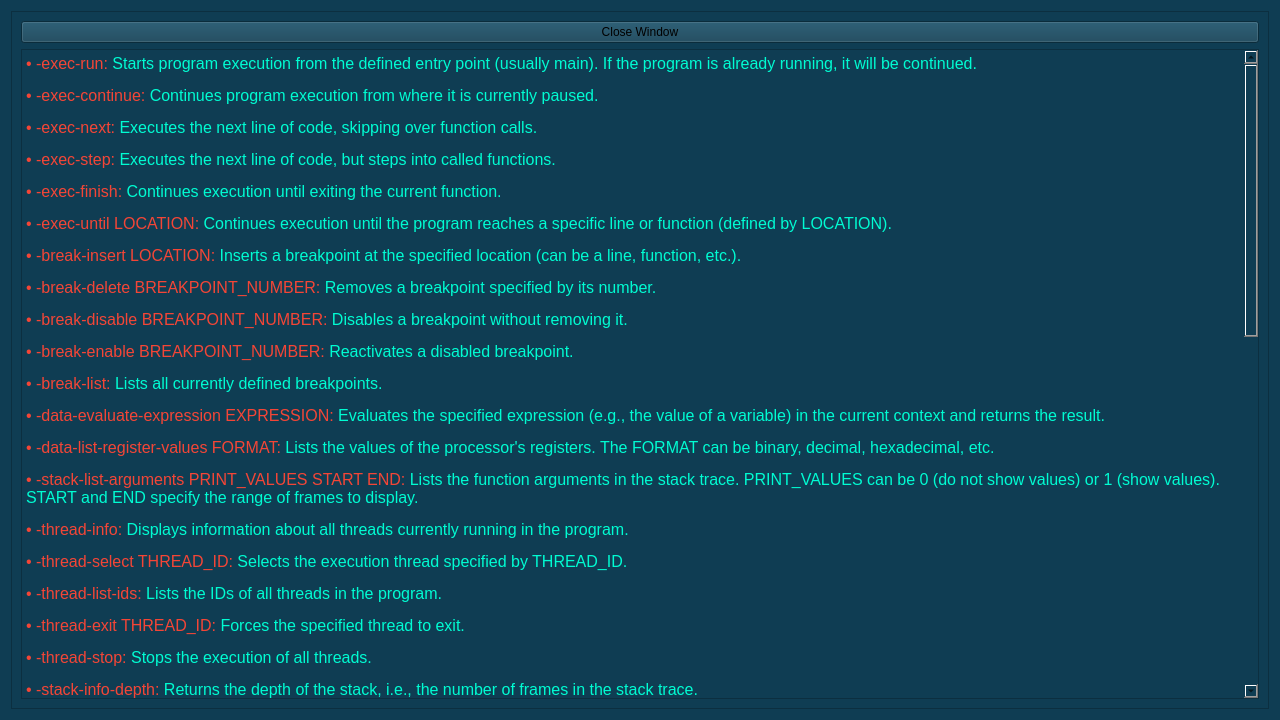
<?xml version="1.0" encoding="UTF-8"?>
<ui version="4.0">
 <class>Form</class>
 <widget class="QWidget" name="Form">
  <property name="geometry">
   <rect>
    <x>0</x>
    <y>0</y>
    <width>1280</width>
    <height>720</height>
   </rect>
  </property>
  <property name="windowTitle">
   <string>Form</string>
  </property>
  <property name="styleSheet">
   <string notr="true">QWidget {
	background-color:rgb(15, 61, 83);
}</string>
  </property>
  <layout class="QVBoxLayout" name="verticalLayout">
   <item>
    <widget class="QScrollArea" name="scrollArea">
     <property name="widgetResizable">
      <bool>true</bool>
     </property>
     <widget class="QWidget" name="scrollAreaWidgetContents">
      <property name="geometry">
       <rect>
        <x>0</x>
        <y>0</y>
        <width>1260</width>
        <height>700</height>
       </rect>
      </property>
      <layout class="QVBoxLayout" name="verticalLayout_2">
       <item>
        <widget class="QPushButton" name="closeButton">
         <property name="text">
          <string>Close Window</string>
         </property>
        </widget>
       </item>
       <item>
        <widget class="QTextBrowser" name="textBrowser">
         <property name="html">
          <string>&lt;!DOCTYPE HTML PUBLIC &quot;-//W3C//DTD HTML 4.0//EN&quot; &quot;http://www.w3.org/TR/REC-html40/strict.dtd&quot;&gt;
&lt;html&gt;&lt;head&gt;&lt;meta name=&quot;qrichtext&quot; content=&quot;1&quot; /&gt;&lt;meta charset=&quot;utf-8&quot; /&gt;&lt;style type=&quot;text/css&quot;&gt;
p, li { white-space: pre-wrap; }
hr { height: 1px; border-width: 0; }
li.unchecked::marker { content: &quot;\2610&quot;; }
li.checked::marker { content: &quot;\2612&quot;; }
&lt;/style&gt;&lt;/head&gt;&lt;body style=&quot; font-family:'Segoe UI'; font-size:9pt; font-weight:400; font-style:normal;&quot;&gt;
&lt;p style=&quot; margin-top:0px; margin-bottom:0px; margin-left:0px; margin-right:0px; -qt-block-indent:0; text-indent:0px;&quot;&gt;&lt;span style=&quot; font-size:12pt; color:#f44536;&quot;&gt;• -exec-run:&lt;/span&gt;&lt;span style=&quot; font-size:12pt; color:#00fcd2;&quot;&gt; Starts program execution from the defined entry point (usually main). If the program is already running, it will be continued.&lt;br /&gt;&lt;/span&gt;&lt;/p&gt;
&lt;p style=&quot; margin-top:0px; margin-bottom:0px; margin-left:0px; margin-right:0px; -qt-block-indent:0; text-indent:0px;&quot;&gt;&lt;span style=&quot; font-size:12pt; color:#f44536;&quot;&gt;• -exec-continue:&lt;/span&gt;&lt;span style=&quot; font-size:12pt; color:#00fcd2;&quot;&gt; Continues program execution from where it is currently paused.&lt;br /&gt;&lt;/span&gt;&lt;/p&gt;
&lt;p style=&quot; margin-top:0px; margin-bottom:0px; margin-left:0px; margin-right:0px; -qt-block-indent:0; text-indent:0px;&quot;&gt;&lt;span style=&quot; font-size:12pt; color:#f44536;&quot;&gt;• -exec-next:&lt;/span&gt;&lt;span style=&quot; font-size:12pt; color:#00fcd2;&quot;&gt; Executes the next line of code, skipping over function calls.&lt;br /&gt;&lt;/span&gt;&lt;/p&gt;
&lt;p style=&quot; margin-top:0px; margin-bottom:0px; margin-left:0px; margin-right:0px; -qt-block-indent:0; text-indent:0px;&quot;&gt;&lt;span style=&quot; font-size:12pt; color:#f44536;&quot;&gt;• -exec-step:&lt;/span&gt;&lt;span style=&quot; font-size:12pt; color:#00fcd2;&quot;&gt; Executes the next line of code, but steps into called functions.&lt;br /&gt;&lt;/span&gt;&lt;/p&gt;
&lt;p style=&quot; margin-top:0px; margin-bottom:0px; margin-left:0px; margin-right:0px; -qt-block-indent:0; text-indent:0px;&quot;&gt;&lt;span style=&quot; font-size:12pt; color:#f44536;&quot;&gt;• -exec-finish:&lt;/span&gt;&lt;span style=&quot; font-size:12pt; color:#00fcd2;&quot;&gt; Continues execution until exiting the current function.&lt;br /&gt;&lt;/span&gt;&lt;/p&gt;
&lt;p style=&quot; margin-top:0px; margin-bottom:0px; margin-left:0px; margin-right:0px; -qt-block-indent:0; text-indent:0px;&quot;&gt;&lt;span style=&quot; font-size:12pt; color:#f44536;&quot;&gt;• -exec-until LOCATION:&lt;/span&gt;&lt;span style=&quot; font-size:12pt; color:#00fcd2;&quot;&gt; Continues execution until the program reaches a specific line or function (defined by LOCATION).&lt;br /&gt;&lt;/span&gt;&lt;/p&gt;
&lt;p style=&quot; margin-top:0px; margin-bottom:0px; margin-left:0px; margin-right:0px; -qt-block-indent:0; text-indent:0px;&quot;&gt;&lt;span style=&quot; font-size:12pt; color:#f44536;&quot;&gt;• -break-insert LOCATION:&lt;/span&gt;&lt;span style=&quot; font-size:12pt; color:#00fcd2;&quot;&gt; Inserts a breakpoint at the specified location (can be a line, function, etc.).&lt;br /&gt;&lt;/span&gt;&lt;/p&gt;
&lt;p style=&quot; margin-top:0px; margin-bottom:0px; margin-left:0px; margin-right:0px; -qt-block-indent:0; text-indent:0px;&quot;&gt;&lt;span style=&quot; font-size:12pt; color:#f44536;&quot;&gt;• -break-delete BREAKPOINT_NUMBER:&lt;/span&gt;&lt;span style=&quot; font-size:12pt; color:#00fcd2;&quot;&gt; Removes a breakpoint specified by its number.&lt;br /&gt;&lt;/span&gt;&lt;/p&gt;
&lt;p style=&quot; margin-top:0px; margin-bottom:0px; margin-left:0px; margin-right:0px; -qt-block-indent:0; text-indent:0px;&quot;&gt;&lt;span style=&quot; font-size:12pt; color:#f44536;&quot;&gt;• -break-disable BREAKPOINT_NUMBER:&lt;/span&gt;&lt;span style=&quot; font-size:12pt; color:#00fcd2;&quot;&gt; Disables a breakpoint without removing it.&lt;br /&gt;&lt;/span&gt;&lt;/p&gt;
&lt;p style=&quot; margin-top:0px; margin-bottom:0px; margin-left:0px; margin-right:0px; -qt-block-indent:0; text-indent:0px;&quot;&gt;&lt;span style=&quot; font-size:12pt; color:#f44536;&quot;&gt;• -break-enable BREAKPOINT_NUMBER:&lt;/span&gt;&lt;span style=&quot; font-size:12pt; color:#00fcd2;&quot;&gt; Reactivates a disabled breakpoint.&lt;br /&gt;&lt;/span&gt;&lt;/p&gt;
&lt;p style=&quot; margin-top:0px; margin-bottom:0px; margin-left:0px; margin-right:0px; -qt-block-indent:0; text-indent:0px;&quot;&gt;&lt;span style=&quot; font-size:12pt; color:#f44536;&quot;&gt;• -break-list:&lt;/span&gt;&lt;span style=&quot; font-size:12pt; color:#00fcd2;&quot;&gt; Lists all currently defined breakpoints.&lt;br /&gt;&lt;/span&gt;&lt;/p&gt;
&lt;p style=&quot; margin-top:0px; margin-bottom:0px; margin-left:0px; margin-right:0px; -qt-block-indent:0; text-indent:0px;&quot;&gt;&lt;span style=&quot; font-size:12pt; color:#f44536;&quot;&gt;• -data-evaluate-expression EXPRESSION:&lt;/span&gt;&lt;span style=&quot; font-size:12pt; color:#00fcd2;&quot;&gt; Evaluates the specified expression (e.g., the value of a variable) in the current context and returns the result.&lt;br /&gt;&lt;/span&gt;&lt;/p&gt;
&lt;p style=&quot; margin-top:0px; margin-bottom:0px; margin-left:0px; margin-right:0px; -qt-block-indent:0; text-indent:0px;&quot;&gt;&lt;span style=&quot; font-size:12pt; color:#f44536;&quot;&gt;• -data-list-register-values FORMAT:&lt;/span&gt;&lt;span style=&quot; font-size:12pt; color:#00fcd2;&quot;&gt; Lists the values of the processor's registers. The FORMAT can be binary, decimal, hexadecimal, etc.&lt;br /&gt;&lt;/span&gt;&lt;/p&gt;
&lt;p style=&quot; margin-top:0px; margin-bottom:0px; margin-left:0px; margin-right:0px; -qt-block-indent:0; text-indent:0px;&quot;&gt;&lt;span style=&quot; font-size:12pt; color:#f44536;&quot;&gt;• -stack-list-arguments PRINT_VALUES START END:&lt;/span&gt;&lt;span style=&quot; font-size:12pt; color:#00fcd2;&quot;&gt; Lists the function arguments in the stack trace. PRINT_VALUES can be 0 (do not show values) or 1 (show values). START and END specify the range of frames to display.&lt;br /&gt;&lt;/span&gt;&lt;/p&gt;
&lt;p style=&quot; margin-top:0px; margin-bottom:0px; margin-left:0px; margin-right:0px; -qt-block-indent:0; text-indent:0px;&quot;&gt;&lt;span style=&quot; font-size:12pt; color:#f44536;&quot;&gt;• -thread-info:&lt;/span&gt;&lt;span style=&quot; font-size:12pt; color:#00fcd2;&quot;&gt; Displays information about all threads currently running in the program.&lt;br /&gt;&lt;/span&gt;&lt;/p&gt;
&lt;p style=&quot; margin-top:0px; margin-bottom:0px; margin-left:0px; margin-right:0px; -qt-block-indent:0; text-indent:0px;&quot;&gt;&lt;span style=&quot; font-size:12pt; color:#f44536;&quot;&gt;• -thread-select THREAD_ID:&lt;/span&gt;&lt;span style=&quot; font-size:12pt; color:#00fcd2;&quot;&gt; Selects the execution thread specified by THREAD_ID.&lt;br /&gt;&lt;/span&gt;&lt;/p&gt;
&lt;p style=&quot; margin-top:0px; margin-bottom:0px; margin-left:0px; margin-right:0px; -qt-block-indent:0; text-indent:0px;&quot;&gt;&lt;span style=&quot; font-size:12pt; color:#f44536;&quot;&gt;• -thread-list-ids:&lt;/span&gt;&lt;span style=&quot; font-size:12pt; color:#00fcd2;&quot;&gt; Lists the IDs of all threads in the program.&lt;br /&gt;&lt;/span&gt;&lt;/p&gt;
&lt;p style=&quot; margin-top:0px; margin-bottom:0px; margin-left:0px; margin-right:0px; -qt-block-indent:0; text-indent:0px;&quot;&gt;&lt;span style=&quot; font-size:12pt; color:#f44536;&quot;&gt;• -thread-exit THREAD_ID:&lt;/span&gt;&lt;span style=&quot; font-size:12pt; color:#00fcd2;&quot;&gt; Forces the specified thread to exit.&lt;br /&gt;&lt;/span&gt;&lt;/p&gt;
&lt;p style=&quot; margin-top:0px; margin-bottom:0px; margin-left:0px; margin-right:0px; -qt-block-indent:0; text-indent:0px;&quot;&gt;&lt;span style=&quot; font-size:12pt; color:#f44536;&quot;&gt;• -thread-stop:&lt;/span&gt;&lt;span style=&quot; font-size:12pt; color:#00fcd2;&quot;&gt; Stops the execution of all threads.&lt;br /&gt;&lt;/span&gt;&lt;/p&gt;
&lt;p style=&quot; margin-top:0px; margin-bottom:0px; margin-left:0px; margin-right:0px; -qt-block-indent:0; text-indent:0px;&quot;&gt;&lt;span style=&quot; font-size:12pt; color:#f44536;&quot;&gt;• -stack-info-depth:&lt;/span&gt;&lt;span style=&quot; font-size:12pt; color:#00fcd2;&quot;&gt; Returns the depth of the stack, i.e., the number of frames in the stack trace.&lt;br /&gt;&lt;/span&gt;&lt;/p&gt;
&lt;p style=&quot; margin-top:0px; margin-bottom:0px; margin-left:0px; margin-right:0px; -qt-block-indent:0; text-indent:0px;&quot;&gt;&lt;span style=&quot; font-size:12pt; color:#f44536;&quot;&gt;• -stack-list-frames:&lt;/span&gt;&lt;span style=&quot; font-size:12pt; color:#00fcd2;&quot;&gt; Lists all frames (functions and call locations) in the current stack.&lt;br /&gt;&lt;/span&gt;&lt;/p&gt;
&lt;p style=&quot; margin-top:0px; margin-bottom:0px; margin-left:0px; margin-right:0px; -qt-block-indent:0; text-indent:0px;&quot;&gt;&lt;span style=&quot; font-size:12pt; color:#f44536;&quot;&gt;• -stack-select-frame FRAME_NUMBER: &lt;/span&gt;&lt;span style=&quot; font-size:12pt; color:#00fcd2;&quot;&gt;Selects a specific frame in the stack, allowing inspection of that frame's state.&lt;br /&gt;&lt;/span&gt;&lt;/p&gt;
&lt;p style=&quot; margin-top:0px; margin-bottom:0px; margin-left:0px; margin-right:0px; -qt-block-indent:0; text-indent:0px;&quot;&gt;&lt;span style=&quot; font-size:12pt; color:#f44536;&quot;&gt;• -data-read-memory START_ADDR FORMAT WORD_SIZE NUM_WORDS:&lt;/span&gt;&lt;span style=&quot; font-size:12pt; color:#00fcd2;&quot;&gt; Reads memory content from a specific address. FORMAT defines the output format (hexadecimal, decimal, etc.), and WORD_SIZE defines the size of the words to be read.&lt;br /&gt;&lt;/span&gt;&lt;/p&gt;
&lt;p style=&quot; margin-top:0px; margin-bottom:0px; margin-left:0px; margin-right:0px; -qt-block-indent:0; text-indent:0px;&quot;&gt;&lt;span style=&quot; font-size:12pt; color:#f44536;&quot;&gt;• -data-write-memory START_ADDR VALUE FORMAT:&lt;/span&gt;&lt;span style=&quot; font-size:12pt; color:#00fcd2;&quot;&gt; Writes a value to memory at a specific address.&lt;br /&gt;&lt;/span&gt;&lt;/p&gt;
&lt;p style=&quot; margin-top:0px; margin-bottom:0px; margin-left:0px; margin-right:0px; -qt-block-indent:0; text-indent:0px;&quot;&gt;&lt;span style=&quot; font-size:12pt; color:#f44536;&quot;&gt;• -exec-interrupt:&lt;/span&gt;&lt;span style=&quot; font-size:12pt; color:#00fcd2;&quot;&gt; Interrupts the program's execution (equivalent to Ctrl+C in the GDB terminal).&lt;br /&gt;&lt;/span&gt;&lt;/p&gt;
&lt;p style=&quot; margin-top:0px; margin-bottom:0px; margin-left:0px; margin-right:0px; -qt-block-indent:0; text-indent:0px;&quot;&gt;&lt;span style=&quot; font-size:12pt; color:#f44536;&quot;&gt;• -exec-kill:&lt;/span&gt;&lt;span style=&quot; font-size:12pt; color:#00fcd2;&quot;&gt; Immediately terminates the debugged process.&lt;br /&gt;&lt;/span&gt;&lt;/p&gt;
&lt;p style=&quot; margin-top:0px; margin-bottom:0px; margin-left:0px; margin-right:0px; -qt-block-indent:0; text-indent:0px;&quot;&gt;&lt;span style=&quot; font-size:12pt; color:#f44536;&quot;&gt;• -break-watch EXPRESSION:&lt;/span&gt;&lt;span style=&quot; font-size:12pt; color:#00fcd2;&quot;&gt; Inserts a watchpoint, a conditional &lt;/span&gt;&lt;/p&gt;
&lt;p style=&quot; margin-top:0px; margin-bottom:0px; margin-left:0px; margin-right:0px; -qt-block-indent:0; text-indent:0px;&quot;&gt;&lt;span style=&quot; font-size:12pt; color:#00fcd2;&quot;&gt;breakpoint triggered when the value of the specified expression changes.&lt;br /&gt;&lt;/span&gt;&lt;/p&gt;
&lt;p style=&quot; margin-top:0px; margin-bottom:0px; margin-left:0px; margin-right:0px; -qt-block-indent:0; text-indent:0px;&quot;&gt;&lt;span style=&quot; font-size:12pt; color:#f44536;&quot;&gt;• -break-watch-access EXPRESSION:&lt;/span&gt;&lt;span style=&quot; font-size:12pt; color:#00fcd2;&quot;&gt; Inserts a watchpoint triggered when the expression is accessed (read or written).&lt;br /&gt;&lt;/span&gt;&lt;/p&gt;
&lt;p style=&quot; margin-top:0px; margin-bottom:0px; margin-left:0px; margin-right:0px; -qt-block-indent:0; text-indent:0px;&quot;&gt;&lt;span style=&quot; font-size:12pt; color:#f44536;&quot;&gt;• -break-watch-delete WATCHPOINT_NUMBER:&lt;/span&gt;&lt;span style=&quot; font-size:12pt; color:#00fcd2;&quot;&gt; Removes a specified watchpoint.&lt;br /&gt;&lt;/span&gt;&lt;/p&gt;
&lt;p style=&quot; margin-top:0px; margin-bottom:0px; margin-left:0px; margin-right:0px; -qt-block-indent:0; text-indent:0px;&quot;&gt;&lt;span style=&quot; font-size:12pt; color:#f44536;&quot;&gt;• -break-condition BREAKPOINT_NUMBER EXPRESSION:&lt;/span&gt;&lt;span style=&quot; font-size:12pt; color:#00fcd2;&quot;&gt; Defines a condition for a breakpoint. The breakpoint will only be triggered if the EXPRESSION evaluates to true.&lt;br /&gt;&lt;/span&gt;&lt;/p&gt;
&lt;p style=&quot; margin-top:0px; margin-bottom:0px; margin-left:0px; margin-right:0px; -qt-block-indent:0; text-indent:0px;&quot;&gt;&lt;span style=&quot; font-size:12pt; color:#f44536;&quot;&gt;• -file-exec-and-symbols FILENAME:&lt;/span&gt;&lt;span style=&quot; font-size:12pt; color:#00fcd2;&quot;&gt; Loads the executable file and its debug symbols.&lt;br /&gt;&lt;/span&gt;&lt;/p&gt;
&lt;p style=&quot; margin-top:0px; margin-bottom:0px; margin-left:0px; margin-right:0px; -qt-block-indent:0; text-indent:0px;&quot;&gt;&lt;span style=&quot; font-size:12pt; color:#f44536;&quot;&gt;• -file-symbol-file FILENAME:&lt;/span&gt;&lt;span style=&quot; font-size:12pt; color:#00fcd2;&quot;&gt; Loads only the debug symbols from a specific file.&lt;br /&gt;&lt;/span&gt;&lt;/p&gt;
&lt;p style=&quot; margin-top:0px; margin-bottom:0px; margin-left:0px; margin-right:0px; -qt-block-indent:0; text-indent:0px;&quot;&gt;&lt;span style=&quot; font-size:12pt; color:#f44536;&quot;&gt;• -var-create NAME FRAME EXPR:&lt;/span&gt;&lt;span style=&quot; font-size:12pt; color:#00fcd2;&quot;&gt; Creates a new watched variable based on the specified expression (EXPR) and returns an identifier.&lt;br /&gt;&lt;/span&gt;&lt;/p&gt;
&lt;p style=&quot; margin-top:0px; margin-bottom:0px; margin-left:0px; margin-right:0px; -qt-block-indent:0; text-indent:0px;&quot;&gt;&lt;span style=&quot; font-size:12pt; color:#f44536;&quot;&gt;• -var-delete NAME:&lt;/span&gt;&lt;span style=&quot; font-size:12pt; color:#00fcd2;&quot;&gt; Removes a watched variable specified by NAME.&lt;br /&gt;&lt;/span&gt;&lt;/p&gt;
&lt;p style=&quot; margin-top:0px; margin-bottom:0px; margin-left:0px; margin-right:0px; -qt-block-indent:0; text-indent:0px;&quot;&gt;&lt;span style=&quot; font-size:12pt; color:#f44536;&quot;&gt;• -var-evaluate-expression NAME:&lt;/span&gt;&lt;span style=&quot; font-size:12pt; color:#00fcd2;&quot;&gt; Evaluates the expression of a watched variable and returns the value.&lt;br /&gt;&lt;/span&gt;&lt;/p&gt;
&lt;p style=&quot; margin-top:0px; margin-bottom:0px; margin-left:0px; margin-right:0px; -qt-block-indent:0; text-indent:0px;&quot;&gt;&lt;span style=&quot; font-size:12pt; color:#f44536;&quot;&gt;• -var-list-children NAME:&lt;/span&gt;&lt;span style=&quot; font-size:12pt; color:#00fcd2;&quot;&gt; Lists the children (sub-variables) of a watched variable (useful for complex structures like arrays or structs).&lt;br /&gt;&lt;/span&gt;&lt;/p&gt;
&lt;p style=&quot; margin-top:0px; margin-bottom:0px; margin-left:0px; margin-right:0px; -qt-block-indent:0; text-indent:0px;&quot;&gt;&lt;span style=&quot; font-size:12pt; color:#f44536;&quot;&gt;• -inferior-info:&lt;/span&gt;&lt;span style=&quot; font-size:12pt; color:#00fcd2;&quot;&gt; Displays information about the processes (inferiors) that GDB is controlling. This is useful when debugging programs with multiple processes.&lt;br /&gt;&lt;/span&gt;&lt;/p&gt;
&lt;p style=&quot; margin-top:0px; margin-bottom:0px; margin-left:0px; margin-right:0px; -qt-block-indent:0; text-indent:0px;&quot;&gt;&lt;span style=&quot; font-size:12pt; color:#f44536;&quot;&gt;• -inferior-select ID:&lt;/span&gt;&lt;span style=&quot; font-size:12pt; color:#00fcd2;&quot;&gt; Selects the process (inferior) with the specified ID for debugging.&lt;br /&gt;&lt;/span&gt;&lt;/p&gt;
&lt;p style=&quot; margin-top:0px; margin-bottom:0px; margin-left:0px; margin-right:0px; -qt-block-indent:0; text-indent:0px;&quot;&gt;&lt;span style=&quot; font-size:12pt; color:#f44536;&quot;&gt;• -target-attach PROCESS_ID:&lt;/span&gt;&lt;span style=&quot; font-size:12pt; color:#00fcd2;&quot;&gt; Attaches the debugger to a running process specified by its process ID.&lt;br /&gt;&lt;/span&gt;&lt;/p&gt;
&lt;p style=&quot; margin-top:0px; margin-bottom:0px; margin-left:0px; margin-right:0px; -qt-block-indent:0; text-indent:0px;&quot;&gt;&lt;span style=&quot; font-size:12pt; color:#f44536;&quot;&gt;• -target-detach:&lt;/span&gt;&lt;span style=&quot; font-size:12pt; color:#00fcd2;&quot;&gt; Detaches the debugger from the current process.&lt;br /&gt;&lt;/span&gt;&lt;/p&gt;
&lt;p style=&quot; margin-top:0px; margin-bottom:0px; margin-left:0px; margin-right:0px; -qt-block-indent:0; text-indent:0px;&quot;&gt;&lt;span style=&quot; font-size:12pt; color:#f44536;&quot;&gt;• -gdb-show VARIABLE:&lt;/span&gt;&lt;span style=&quot; font-size:12pt; color:#00fcd2;&quot;&gt; Displays the value of an internal GDB variable (e.g., print elements to show how many elements are displayed by default in arrays).&lt;br /&gt;&lt;/span&gt;&lt;/p&gt;
&lt;p style=&quot; margin-top:0px; margin-bottom:0px; margin-left:0px; margin-right:0px; -qt-block-indent:0; text-indent:0px;&quot;&gt;&lt;span style=&quot; font-size:12pt; color:#f44536;&quot;&gt;• -gdb-set VARIABLE VALUE: &lt;/span&gt;&lt;span style=&quot; font-size:12pt; color:#00fcd2;&quot;&gt;Sets the value of an internal GDB variable.&lt;/span&gt;&lt;/p&gt;
&lt;p style=&quot;-qt-paragraph-type:empty; margin-top:0px; margin-bottom:0px; margin-left:0px; margin-right:0px; -qt-block-indent:0; text-indent:0px; font-size:12pt; color:#00fcd2;&quot;&gt;&lt;br /&gt;&lt;/p&gt;
&lt;p style=&quot; margin-top:0px; margin-bottom:0px; margin-left:0px; margin-right:0px; -qt-block-indent:0; text-indent:0px;&quot;&gt;&lt;span style=&quot; font-size:12pt; color:#f44536;&quot;&gt;• NOTE: &lt;/span&gt;&lt;span style=&quot; font-size:12pt; color:#00fcd2;&quot;&gt;Depending on the version of GDB, some commands may not be available.&lt;/span&gt;&lt;/p&gt;
&lt;p style=&quot; margin-top:0px; margin-bottom:0px; margin-left:0px; margin-right:0px; -qt-block-indent:0; text-indent:0px;&quot;&gt;&lt;span style=&quot; font-size:12pt; color:#f44536;&quot;&gt;• NOTE 2: &lt;/span&gt;&lt;span style=&quot; font-size:12pt; color:#00fcd2;&quot;&gt;All GDB commands work on the interface terminal as well.&lt;/span&gt;&lt;/p&gt;&lt;/body&gt;&lt;/html&gt;</string>
         </property>
        </widget>
       </item>
      </layout>
     </widget>
    </widget>
   </item>
  </layout>
 </widget>
 <resources/>
 <connections/>
</ui>
